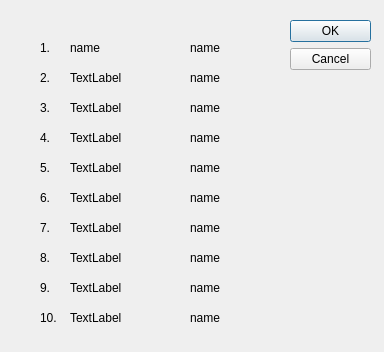
<?xml version="1.0" encoding="UTF-8"?>
<ui version="4.0">
 <class>Rank</class>
 <widget class="QDialog" name="Rank">
  <property name="geometry">
   <rect>
    <x>0</x>
    <y>0</y>
    <width>384</width>
    <height>352</height>
   </rect>
  </property>
  <property name="windowTitle">
   <string>Dialog</string>
  </property>
  <property name="styleSheet">
   <string notr="true"/>
  </property>
  <widget class="QDialogButtonBox" name="buttonBox">
   <property name="geometry">
    <rect>
     <x>290</x>
     <y>20</y>
     <width>81</width>
     <height>241</height>
    </rect>
   </property>
   <property name="orientation">
    <enum>Qt::Vertical</enum>
   </property>
   <property name="standardButtons">
    <set>QDialogButtonBox::Cancel|QDialogButtonBox::Ok</set>
   </property>
  </widget>
  <widget class="QLabel" name="label">
   <property name="geometry">
    <rect>
     <x>40</x>
     <y>40</y>
     <width>60</width>
     <height>16</height>
    </rect>
   </property>
   <property name="styleSheet">
    <string notr="true"/>
   </property>
   <property name="text">
    <string>1.</string>
   </property>
  </widget>
  <widget class="QLabel" name="name1">
   <property name="geometry">
    <rect>
     <x>70</x>
     <y>40</y>
     <width>61</width>
     <height>16</height>
    </rect>
   </property>
   <property name="styleSheet">
    <string notr="true"/>
   </property>
   <property name="text">
    <string>name</string>
   </property>
  </widget>
  <widget class="QLabel" name="label_4">
   <property name="geometry">
    <rect>
     <x>40</x>
     <y>70</y>
     <width>60</width>
     <height>16</height>
    </rect>
   </property>
   <property name="text">
    <string>2.</string>
   </property>
  </widget>
  <widget class="QLabel" name="label_5">
   <property name="geometry">
    <rect>
     <x>40</x>
     <y>100</y>
     <width>60</width>
     <height>16</height>
    </rect>
   </property>
   <property name="text">
    <string>3.</string>
   </property>
  </widget>
  <widget class="QLabel" name="label_6">
   <property name="geometry">
    <rect>
     <x>40</x>
     <y>130</y>
     <width>60</width>
     <height>16</height>
    </rect>
   </property>
   <property name="text">
    <string>4.</string>
   </property>
  </widget>
  <widget class="QLabel" name="label_7">
   <property name="geometry">
    <rect>
     <x>40</x>
     <y>190</y>
     <width>60</width>
     <height>16</height>
    </rect>
   </property>
   <property name="text">
    <string>6.</string>
   </property>
  </widget>
  <widget class="QLabel" name="label_8">
   <property name="geometry">
    <rect>
     <x>40</x>
     <y>160</y>
     <width>60</width>
     <height>16</height>
    </rect>
   </property>
   <property name="text">
    <string>5.</string>
   </property>
  </widget>
  <widget class="QLabel" name="label_9">
   <property name="geometry">
    <rect>
     <x>40</x>
     <y>220</y>
     <width>60</width>
     <height>16</height>
    </rect>
   </property>
   <property name="text">
    <string>7.</string>
   </property>
  </widget>
  <widget class="QLabel" name="label_10">
   <property name="geometry">
    <rect>
     <x>40</x>
     <y>250</y>
     <width>60</width>
     <height>16</height>
    </rect>
   </property>
   <property name="text">
    <string>8.</string>
   </property>
  </widget>
  <widget class="QLabel" name="label_11">
   <property name="geometry">
    <rect>
     <x>40</x>
     <y>310</y>
     <width>60</width>
     <height>16</height>
    </rect>
   </property>
   <property name="text">
    <string>10.</string>
   </property>
  </widget>
  <widget class="QLabel" name="label_12">
   <property name="geometry">
    <rect>
     <x>40</x>
     <y>280</y>
     <width>60</width>
     <height>16</height>
    </rect>
   </property>
   <property name="text">
    <string>9.</string>
   </property>
  </widget>
  <widget class="QLabel" name="name2">
   <property name="geometry">
    <rect>
     <x>70</x>
     <y>70</y>
     <width>61</width>
     <height>16</height>
    </rect>
   </property>
   <property name="text">
    <string>TextLabel</string>
   </property>
  </widget>
  <widget class="QLabel" name="name4">
   <property name="geometry">
    <rect>
     <x>70</x>
     <y>130</y>
     <width>61</width>
     <height>16</height>
    </rect>
   </property>
   <property name="text">
    <string>TextLabel</string>
   </property>
  </widget>
  <widget class="QLabel" name="name6">
   <property name="geometry">
    <rect>
     <x>70</x>
     <y>190</y>
     <width>61</width>
     <height>16</height>
    </rect>
   </property>
   <property name="text">
    <string>TextLabel</string>
   </property>
  </widget>
  <widget class="QLabel" name="name5">
   <property name="geometry">
    <rect>
     <x>70</x>
     <y>160</y>
     <width>61</width>
     <height>16</height>
    </rect>
   </property>
   <property name="text">
    <string>TextLabel</string>
   </property>
  </widget>
  <widget class="QLabel" name="name8">
   <property name="geometry">
    <rect>
     <x>70</x>
     <y>250</y>
     <width>61</width>
     <height>16</height>
    </rect>
   </property>
   <property name="text">
    <string>TextLabel</string>
   </property>
  </widget>
  <widget class="QLabel" name="name7">
   <property name="geometry">
    <rect>
     <x>70</x>
     <y>220</y>
     <width>61</width>
     <height>16</height>
    </rect>
   </property>
   <property name="text">
    <string>TextLabel</string>
   </property>
  </widget>
  <widget class="QLabel" name="name9">
   <property name="geometry">
    <rect>
     <x>70</x>
     <y>280</y>
     <width>61</width>
     <height>16</height>
    </rect>
   </property>
   <property name="text">
    <string>TextLabel</string>
   </property>
  </widget>
  <widget class="QLabel" name="name10">
   <property name="geometry">
    <rect>
     <x>70</x>
     <y>310</y>
     <width>61</width>
     <height>16</height>
    </rect>
   </property>
   <property name="text">
    <string>TextLabel</string>
   </property>
  </widget>
  <widget class="QLabel" name="name3">
   <property name="geometry">
    <rect>
     <x>70</x>
     <y>100</y>
     <width>61</width>
     <height>16</height>
    </rect>
   </property>
   <property name="text">
    <string>TextLabel</string>
   </property>
  </widget>
  <widget class="QLabel" name="score1">
   <property name="geometry">
    <rect>
     <x>190</x>
     <y>40</y>
     <width>61</width>
     <height>16</height>
    </rect>
   </property>
   <property name="styleSheet">
    <string notr="true"/>
   </property>
   <property name="text">
    <string>name</string>
   </property>
  </widget>
  <widget class="QLabel" name="score2">
   <property name="geometry">
    <rect>
     <x>190</x>
     <y>70</y>
     <width>61</width>
     <height>16</height>
    </rect>
   </property>
   <property name="styleSheet">
    <string notr="true"/>
   </property>
   <property name="text">
    <string>name</string>
   </property>
  </widget>
  <widget class="QLabel" name="score3">
   <property name="geometry">
    <rect>
     <x>190</x>
     <y>100</y>
     <width>61</width>
     <height>16</height>
    </rect>
   </property>
   <property name="styleSheet">
    <string notr="true"/>
   </property>
   <property name="text">
    <string>name</string>
   </property>
  </widget>
  <widget class="QLabel" name="score4">
   <property name="geometry">
    <rect>
     <x>190</x>
     <y>130</y>
     <width>61</width>
     <height>16</height>
    </rect>
   </property>
   <property name="styleSheet">
    <string notr="true"/>
   </property>
   <property name="text">
    <string>name</string>
   </property>
  </widget>
  <widget class="QLabel" name="score5">
   <property name="geometry">
    <rect>
     <x>190</x>
     <y>160</y>
     <width>61</width>
     <height>16</height>
    </rect>
   </property>
   <property name="styleSheet">
    <string notr="true"/>
   </property>
   <property name="text">
    <string>name</string>
   </property>
  </widget>
  <widget class="QLabel" name="score6">
   <property name="geometry">
    <rect>
     <x>190</x>
     <y>190</y>
     <width>61</width>
     <height>16</height>
    </rect>
   </property>
   <property name="styleSheet">
    <string notr="true"/>
   </property>
   <property name="text">
    <string>name</string>
   </property>
  </widget>
  <widget class="QLabel" name="score7">
   <property name="geometry">
    <rect>
     <x>190</x>
     <y>220</y>
     <width>61</width>
     <height>16</height>
    </rect>
   </property>
   <property name="styleSheet">
    <string notr="true"/>
   </property>
   <property name="text">
    <string>name</string>
   </property>
  </widget>
  <widget class="QLabel" name="score8">
   <property name="geometry">
    <rect>
     <x>190</x>
     <y>250</y>
     <width>61</width>
     <height>16</height>
    </rect>
   </property>
   <property name="styleSheet">
    <string notr="true"/>
   </property>
   <property name="text">
    <string>name</string>
   </property>
  </widget>
  <widget class="QLabel" name="score9">
   <property name="geometry">
    <rect>
     <x>190</x>
     <y>280</y>
     <width>61</width>
     <height>16</height>
    </rect>
   </property>
   <property name="styleSheet">
    <string notr="true"/>
   </property>
   <property name="text">
    <string>name</string>
   </property>
  </widget>
  <widget class="QLabel" name="score10">
   <property name="geometry">
    <rect>
     <x>190</x>
     <y>310</y>
     <width>61</width>
     <height>16</height>
    </rect>
   </property>
   <property name="styleSheet">
    <string notr="true"/>
   </property>
   <property name="text">
    <string>name</string>
   </property>
  </widget>
 </widget>
 <resources/>
 <connections>
  <connection>
   <sender>buttonBox</sender>
   <signal>accepted()</signal>
   <receiver>Rank</receiver>
   <slot>accept()</slot>
   <hints>
    <hint type="sourcelabel">
     <x>248</x>
     <y>254</y>
    </hint>
    <hint type="destinationlabel">
     <x>157</x>
     <y>274</y>
    </hint>
   </hints>
  </connection>
  <connection>
   <sender>buttonBox</sender>
   <signal>rejected()</signal>
   <receiver>Rank</receiver>
   <slot>reject()</slot>
   <hints>
    <hint type="sourcelabel">
     <x>316</x>
     <y>260</y>
    </hint>
    <hint type="destinationlabel">
     <x>286</x>
     <y>274</y>
    </hint>
   </hints>
  </connection>
 </connections>
</ui>
